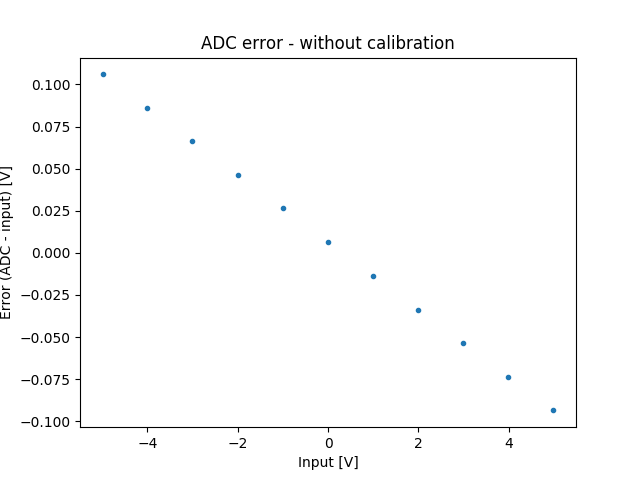

Recreate this plot in Python.
import AnalogShield as AS
import matplotlib.pyplot as plt
import numpy as np
import operator
import RigolInstruments as RI
import time

a = AS.AnalogShield("/dev/analog_shield", "D784216")

a.adc_calibrate(0, "/dev/multimeter")

# Connect to the multimeter
multimeter = RI.DM3058("/dev/multimeter")

actual_readings = []
adc_readings = []

# A big jump in DAC output occurs going to -5V, so give the multimeter extra time to adjust
a.analog_write(0, -5)
time.sleep(2)
for v_out in range(-5, 6): # Go from -5 to 5V in 1V steps
    a.analog_write(0, v_out)

    # Collect data
    time.sleep(0.01) # Delay to let the multimeter adjust
    v_actual = multimeter.voltage()
    v_adc = np.mean(a.analog_read(0, 500, correct=False)) # Average 500 readings to reduce noise

    # Save data
    actual_readings.append(v_actual)
    adc_readings.append(v_adc)

error = map(operator.sub, adc_readings, actual_readings)

plt.plot(actual_readings, error, ".")
plt.title("ADC error - without calibration")
plt.xlabel("Input [V]")
plt.ylabel("Error (ADC - input) [V]")
plt.savefig("adc_error.png")
